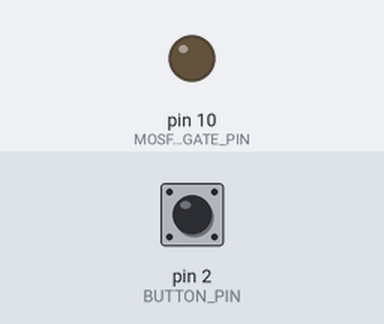
Bench run of a sketch on a simulated Arduino Uno, built with avr-gcc and run on an emulated ATmega328P. Shown: output pins drawn as LEDs (lit = HIGH). The test bench sets the inputs (shaded band); at power-on: pin 2 (BUTTON_PIN) HIGH.

Above: at 1.2 s.
1.3 s: pin 2 (BUTTON_PIN) pulled LOW for 3.2 s
At 1.9 s:
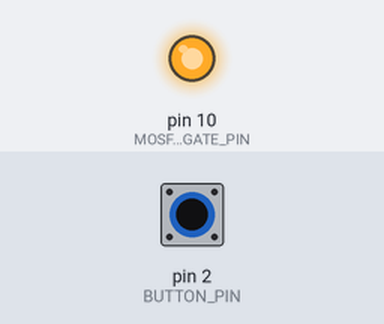
Timing chart, 0 to 7.3 s (numbered marks = the images above; inputs shaded):
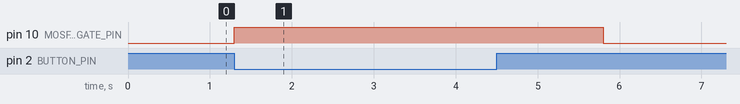

The sketch:

Mosfet_demo.ino
```cpp
#define BUTTON_PIN 2
#define MOSFET_GATE_PIN 10


void setup() {
  pinMode(BUTTON_PIN,INPUT_PULLUP);
  pinMode(MOSFET_GATE_PIN,OUTPUT);
  digitalWrite(MOSFET_GATE_PIN,LOW);

}

void loop() {
  if(digitalRead(BUTTON_PIN)==LOW){
    digitalWrite(MOSFET_GATE_PIN,HIGH);
    delay(1500);
    digitalWrite(MOSFET_GATE_PIN,LOW);
  }
}
```

Measured:
- after the input at 1.3 s, pin 10 (MOSFET_GATE_PIN): LOW → HIGH at once, → LOW 4.5 s later
